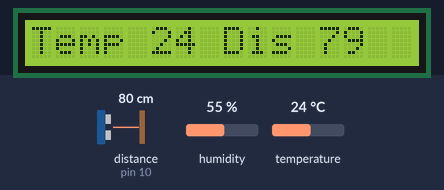
Bench run of a sketch on a simulated Arduino Uno, built with avr-gcc and run on an emulated ATmega328P. On the bench: 16×1 character LCD. Wiring (inferred from the names in the program): ultrasonic range finder: trigger pin 9; echo pin 10. Inputs (shaded band) come from the test bench; at power-on: distance to the obstacle (sensor on pin 10) 80 cm, temperature 24 °C, humidity 55 %. The echo pulse lasts 58.3 µs per cm; what the sketch prints to the serial monitor is not drawn.

Above: at 6.2 s.
6.3 s: distance to the obstacle (sensor on pin 10) set to 12 cm
At 7.3 s:
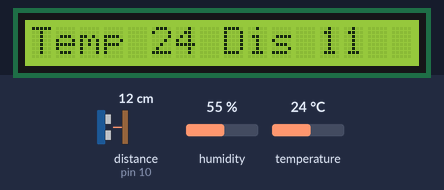
11.5 s: distance to the obstacle (sensor on pin 10) set to 9 cm
At 13.2 s:
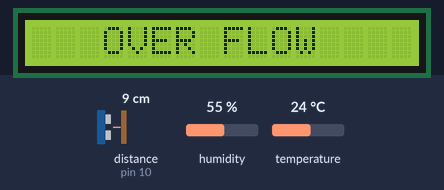
18.1 s: temperature set to 12 °C
At 20.6 s:
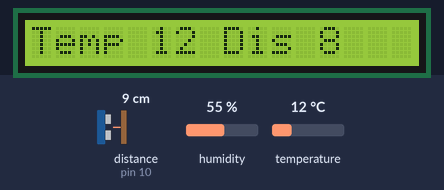
22.5 s: distance to the obstacle (sensor on pin 10) set to 18 cm
At 26.2 s:
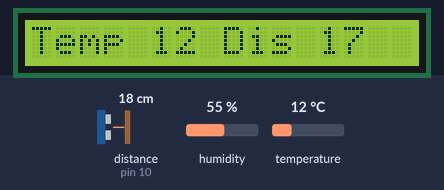
26.7 s: temperature set to 19 °C
At 29.9 s:
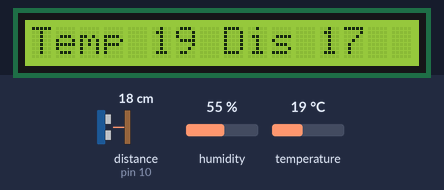
30.5 s: temperature set to 28 °C
At 32.3 s:
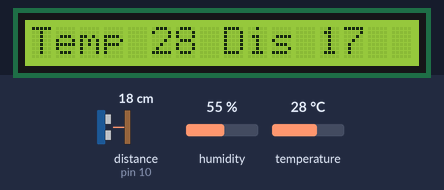
Timing chart, 0 to 33.8 s (numbered marks = the images above; inputs shaded):
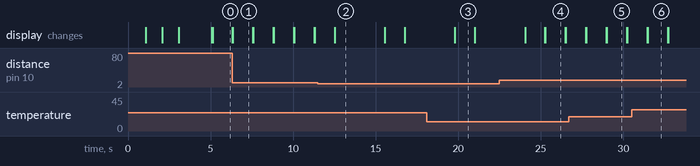

Measured:
- the behaviour switches between 11 and 10 cm on distance to the obstacle (sensor on pin 10) (found by bisection; images 1 and 2)
- after the input at 11.5 s, the display: first differs from a run without the input after 1.0 s (image 2)
- after the input at 26.7 s, the display: first differs from a run without the input after 2.3 s (image 5)
- after the input at 30.5 s, the display: first differs from a run without the input after 0.98 s (image 6)
- what the display in image 1 shows lasts 1.2 s, from 6.4 s to 7.6 s
- what the display in image 2 shows lasts 3.1 s, from 12.5 s to 15.6 s

The sketch:

Flood_detection.ino
```cpp
#include "DHT.h"
#include<LiquidCrystal.h>
String words;
LiquidCrystal lcd(12,13,5,4,3,2);
#define DHTPIN 7     // Digital pin connected to the DHT sensor
// Feather HUZZAH ESP8266 note: use pins 3, 4, 5, 12, 13 or 14 --
// Pin 15 can work but DHT must be disconnected during program upload.

// Uncomment whatever type you're using!
#define DHTTYPE DHT11   // DHT 11
DHT dht(DHTPIN, DHTTYPE);

// defines pins numbers
const int trigPin = 9;
const int echoPin = 10;

// defines variables
long duration;
int distance;

void setup() {
  pinMode(trigPin, OUTPUT); // Sets the trigPin as an Output
  pinMode(echoPin, INPUT); // Sets the echoPin as an Input
  Serial.begin(9600); // Starts the serial communication
   Serial.println(F("DHTxx test!"));
  dht.begin();
  lcd.begin(16,1);
    lcd.setCursor(0,0);
    lcd.print("Initialising.");
    delay(1000);
    lcd.clear();
    lcd.print("Initialising..");
    delay(1000);
    lcd.clear();
    lcd.print("Initialising...");
    delay(1000);
    lcd.clear();
    lcd.print("Maker : Techduino");
    delay(2000);
}

void loop() {
  lcd.clear();
  // Clears the trigPin
  digitalWrite(trigPin, LOW);
  delayMicroseconds(2);
  // Sets the trigPin on HIGH state for 10 micro seconds
  digitalWrite(trigPin, HIGH);
  delayMicroseconds(10);
  digitalWrite(trigPin, LOW);
  // Reads the echoPin, returns the sound wave travel time in microseconds
  duration = pulseIn(echoPin, HIGH);
  // Calculating the distance
  distance= duration*0.034/2;
  // Prints the distance on the Serial Monitor
  Serial.print("Distance: ");
  Serial.println(distance);
  if(distance<10)
  {
    digitalWrite(8,HIGH);
    lcd.clear();
     lcd.setCursor(2,2);
     lcd.print(" OVER FLOW ");
     delay(3000);
  }
  else
  {
   digitalWrite(8,LOW);
  }


  // Reading temperature or humidity takes about 250 milliseconds!
  // Sensor readings may also be up to 2 seconds 'old' (its a very slow sensor)
  float h = dht.readHumidity();
  // Read temperature as Celsius (the default)
  int t = dht.readTemperature();
  // Read temperature as Fahrenheit (isFahrenheit = true)
  float f = dht.readTemperature(true);

  // Check if any reads failed and exit early (to try again).
  if (isnan(h) || isnan(t) || isnan(f)) {
    Serial.println(F("Failed to read from DHT sensor!"));
    return;
  }

  // Compute heat index in Fahrenheit (the default)
  float hif = dht.computeHeatIndex(f, h);
  // Compute heat index in Celsius (isFahreheit = false)
  float hic = dht.computeHeatIndex(t, h, false);

  Serial.print(F("Humidity: "));
  Serial.print(h);
  Serial.print(F("%  Temperature: "));
  Serial.print(t);
  Serial.print(F("°C "));
  Serial.print(f);
  Serial.print(F("°F  Heat index: "));
  Serial.print(hic);
  Serial.print(F("°C "));
  Serial.print(hif);
  Serial.println(F("°F"));
  lcd.setCursor(0,0);
    lcd.print("Temp ");
    lcd.print(t);
   lcd.print(" Dis ");
   lcd.print(distance);
   delay(1200);
}
```
